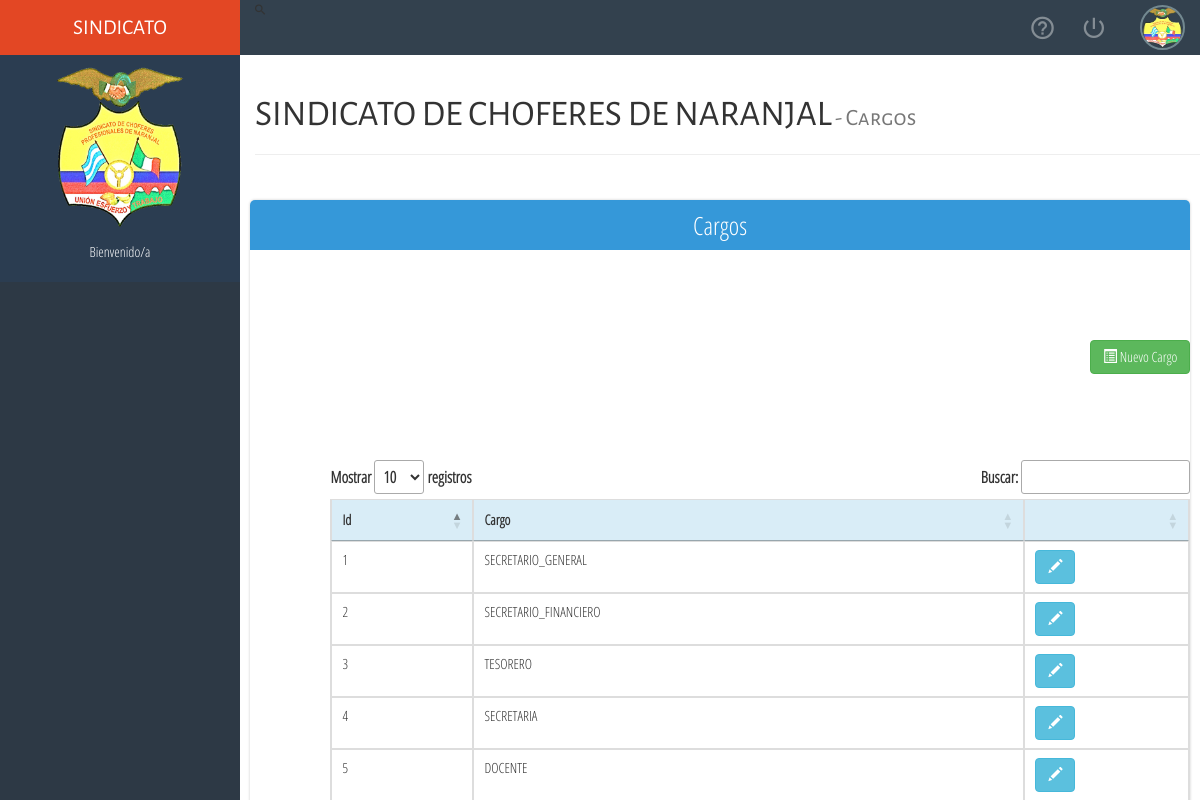
The page /cargos.php (signed in) on the database its author committed.
### tables this page shows
create table tb_tipo_usuario(
  id_tipo_usuario int AUTO_INCREMENT primary key,
  tipo_usuario text
);

### cargos.php (the view, shortened to what this page needs)
 <!DOCTYPE html>
 <html>
 <head>
 	<?php
 	require_once('meta.php');
    require_once('login/conexion.php')
 	 ?>
 </head>
 <body>
 <div class="navbar-lateral full-reset">
        <div class="full-reset container-menu-movile custom-scroll-containers">
            <div class="logo full-reset all-tittles">
                SINDICATO
            </div>
            <div class="full-reset" style="background-color:#2B3D51; padding: 10px 0; color:#fff;">
                <figure>
                    <img src="assets/img/logo.png" alt="Biblioteca" class="img-responsive center-box" style="width:55%;">
                </figure>
                <p class="text-center" style="padding-top: 15px;">Bienvenido/a <?php   echo$_SESSION['tipo_usuario'];?></p>
            </div>
    </div>
    </div>
     <div class="content-page-container full-reset custom-scroll-containers">
        <nav class="navbar-user-top full-reset">
            <ul class="list-unstyled full-reset">
                <figure>
                   <img src="assets/img/logo.png" alt="user-picture" class="img-responsive img-circle center-box">
                </figure>
                <li  class="tooltips-general exit-system-button" data-href="login/cerrar_sesion.php" data-placement="bottom" title="Salir del sistema">
                    <i class="zmdi zmdi-power"></i>
                </li> <i class="zmdi zmdi-search"></i>
                <li  class="tooltips-general btn-help" data-placement="bottom" title="Ayuda">
                    <i class="zmdi zmdi-help-outline zmdi-hc-fw"></i>
                </li>
        </nav>
        <div class="container">
            <div class="page-header">
              <h1 class="all-tittles">SINDICATO DE CHOFERES  DE NARANJAL<small> - Cargos </small></h1>
            </div>
        </div>
        	<div class="container-flat-form">
                    <div class="title-flat-form title-flat-blue">Cargos </div>
                    <div class="row">
                       <div class="col-xs-12 col-sm-11 col-sm-offset-1">
                      <br><br>
<?php
    $sqlproducto=$conexion->query("SELECT * FROM `tb_tipo_usuario`");
    ?>
                              <div class="form-inline">
                                <a class="btn btn-success pull-right" href="cargos.php?nuevo"><span class="glyphicon glyphicon-list-alt" ></span> Nuevo Cargo</a>
                              </div>
                              <br><br>
                              <br><br><br><br>
                            <div class="table-responsive">
                            <table class="table table-hover table-bordered table-responsive order-table" aling="center" id="tabladatos">
                                <thead>
                                    <tr  class="info">
                                      <th>Id</th>
                                      <th>Cargo</th>
                                      <th></th>
                                  </tr>
                              </thead>
                              <tbody>
                              <?php
                                while($consultasocio=mysqli_fetch_array($sqlproducto)){
                               ?>
                                <tr>
                                <td><?php echo($consultasocio['id_tipo_usuario']); ?></td>
                                <td><?php echo($consultasocio['tipo_usuario']); ?></td>
                                <th><a class="btn btn-info" href="cargos.php?id=<?php echo $consultasocio['id_tipo_usuario']; ?>"><i class="glyphicon glyphicon-pencil"></i></a></th>
                               <?php } ?>
                               </tr>
                              </tbody>
                              </table>
                              </div>
                       </div>
                       </div>
        </div>
 </body>
 </html>

### css/style.css (style rules this page uses)
html, body { height: 100%; margin: 0; padding: 0; width: 100%; font-size: 16px; font-family: "Parrafos" !important; background-color: #fff; }
.all-tittles { font-family: "Titulos" !important; }
.center-box { margin: 0 auto; }
.full-reset { margin: 0; padding: 0; width: 100%; }
.navbar-user-top { background-color: #33414E; height: 55px; position: relative; top: 0; left: 0; z-index: 7; }
.navbar-user-top > ul { height: 55px; padding: 0 15px; margin: 0; }
.navbar-user-top > ul > li { display: inline-block; float: right; color: rgba(255,255,255,.4); height: 55px; margin: 0 12px; text-align: center; cursor: pointer; line-height: 55px; }
.navbar-user-top > ul > li > i { font-size: 27px; line-height: 55px; }
.navbar-user-top > ul > figure > img { width: 45px; float: right; height: 45px; border: 2px solid #728890; margin-top: 5px; }
.navbar-lateral { width: 20%; height: 100%; position: absolute; top: 0; left: 0; z-index: 1; }
.container-menu-movile { background-color: #2D3945; height: 100% !important; }
.logo { height: 55px; line-height: 55px; background-color: #E34724; color: #fff; text-align: center; font-size: 21px; overflow: hidden; }
.content-page-container { height: 100%; position: absolute; top: 0; right: 0; z-index: 1; width: 80%; background-color: #fff; }
.container-flat-form { width: 98%; margin: 25px auto; box-shadow: 0 0 3px rgba(0,0,0,.2); border-radius: 5px; position: relative; padding-bottom: 25px; }
.title-flat-form { background-color: #E34724; height: 50px; color: #fff; text-align: center; font-size: 25px; line-height: 50px; border-radius: 5px 5px 0 0; margin-bottom: 50px; }
.title-flat-blue { background-color: #3598D9; }
@media (min-width: 1200px) { .navbar-lateral { display: inherit !important; } }

### rows shown on the page
tb_tipo_usuario: id_tipo_usuario "1", tipo_usuario "SECRETARIO_GENERAL"
tb_tipo_usuario: id_tipo_usuario "2", tipo_usuario "SECRETARIO_FINANCIERO"
tb_tipo_usuario: id_tipo_usuario "3", tipo_usuario "TESORERO"
tb_tipo_usuario: id_tipo_usuario "4", tipo_usuario "SECRETARIA"
tb_tipo_usuario: id_tipo_usuario "5", tipo_usuario "DOCENTE"
